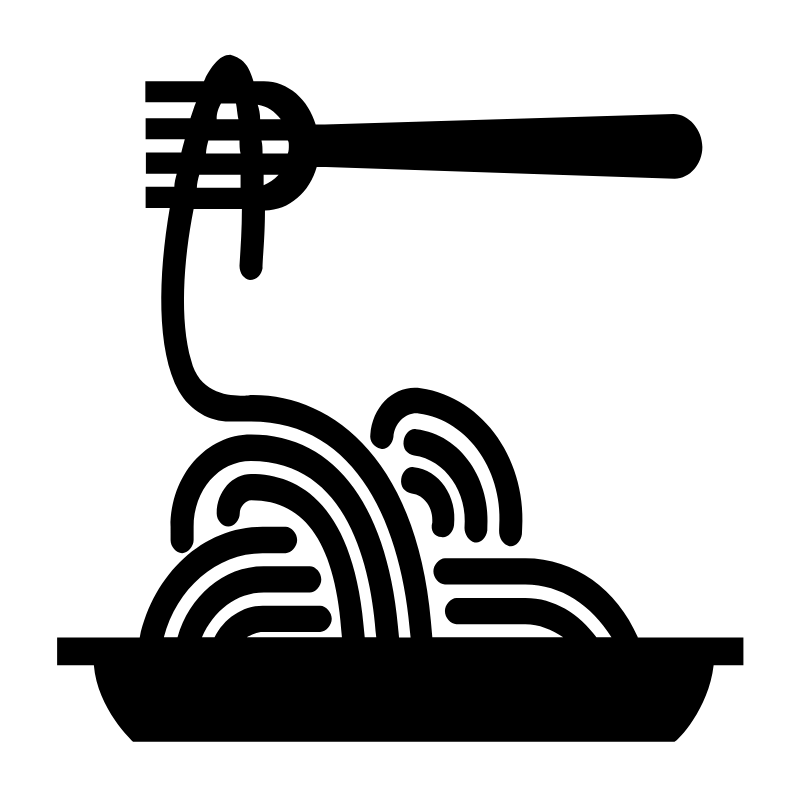
#> input picture input_images/spaghetti.png, 800 x 800 px, given in place of spaghetti.jpg, which was not available
$ python complex_bw_and_resize.py
#> lines starting #> are read from the running program, lines starting #| are printed output that depends on the picture; after the words box and inside, x2 and y2 are one past the last pixel; in counts of white or black regions, pixels touching at a corner belong together
from PIL import Image, ImageFilter

image = Image.open('spaghetti.jpg')
#> image is the input picture: PIL image 800x800 RGBA; mean R, G, B, A 0, 0, 0, 65.9

gray_image = image.convert('L')
#> gray_image: PIL image 800x800 L; every value is 0

resized_image = gray_image.resize((96, 81))
#> resized_image: PIL image 96x81 L; every value is 0

blurred_image = resized_image.filter(ImageFilter.GaussianBlur(2))
edge_image = blurred_image.filter(ImageFilter.FIND_EDGES)

# Apply a binary threshold to emphasize the edges
threshold = 1
bw_edge_image = edge_image.point(lambda x: 255 if x > threshold else 0, mode='1')

width, height = bw_edge_image.size
#> width = 96; height = 81
pixels = bw_edge_image.load()

for i in range(width):
    pixels[i, 0] = 255  # Top border
    pixels[i, height - 1] = 255  # Bottom border

for j in range(height):
    pixels[0, j] = 255  # Left border
    pixels[width - 1, j] = 255  # Right border

bw_edge_image.save('spaghetti_bw.jpeg')
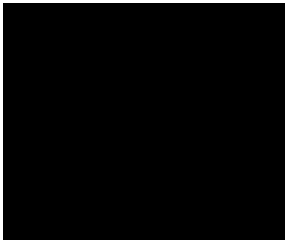
#> saved as spaghetti_bw.jpeg: PIL image 96x81 1 (shown 3 times larger); 4.5% white in thin lines or dots
bw_edge_image.save('spaghetti_bw.xbm')

with open('spaghetti_bw.xbm', 'r') as xbm_file:
    xbm_content = xbm_file.readlines()

array_start = None
for i, line in enumerate(xbm_content):
    if line.startswith('static char'):
        array_start = i
        break

header_array = xbm_content[array_start:]

# Save the array into a C header file
with open('spaghetti_oled_image.h', 'w') as header_file:
    header_file.write('#include <cstdint>\n')
    header_file.write('#ifndef SPAGHETTI_OLED_IMAGE_H\n')
    header_file.write('#define SPAGHETTI_OLED_IMAGE_H\n\n\n')
    header_file.write('const unsigned char oled_image [] = {\n')

    # Write the XBM array (excluding static char declaration)
    for line in header_array[1:]:
        header_file.write(line)
    header_file.write('#endif\n')

print('Done!')

$ run again, with input_images/burger.png copied over input_images/spaghetti.png
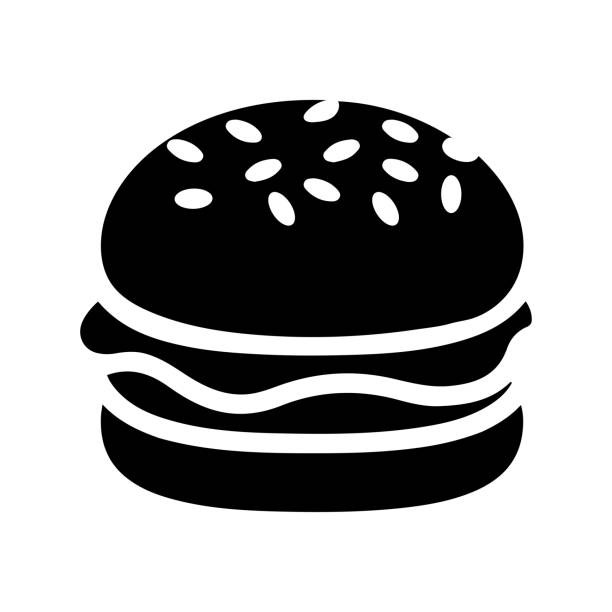
#> input picture input_images/burger.png, 612 x 612 px, given in place of spaghetti.jpg, which was not available
#> image is the input picture: PIL image 612x612 RGB; min 0, max 255, mean 172.6
#> `blurred_image = resized_image.filter(ImageFilter.GaussianBlur(2))`:
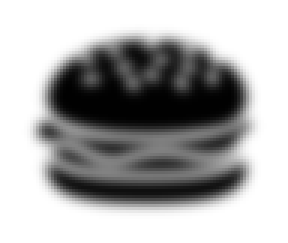
#> blurred_image: PIL image 96x81 L (shown 3 times larger); min 1, max 255, mean 172.5
#> `bw_edge_image = edge_image.point(lambda x: 255 if x > threshold else 0..`:
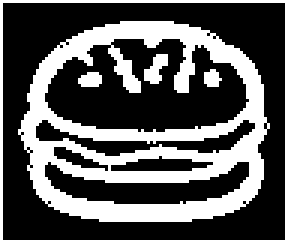
#> bw_edge_image: PIL image 96x81 1 (shown 3 times larger); 35.3% white; 5 white regions, box (x1, y1, x2, y2) and area: (6, 7, 90, 74) 2287, (0, 0, 96, 81) 350, (48, 18, 56, 28) 48, (26, 24, 34, 29) 33, (68, 23, 74, 29) 27
